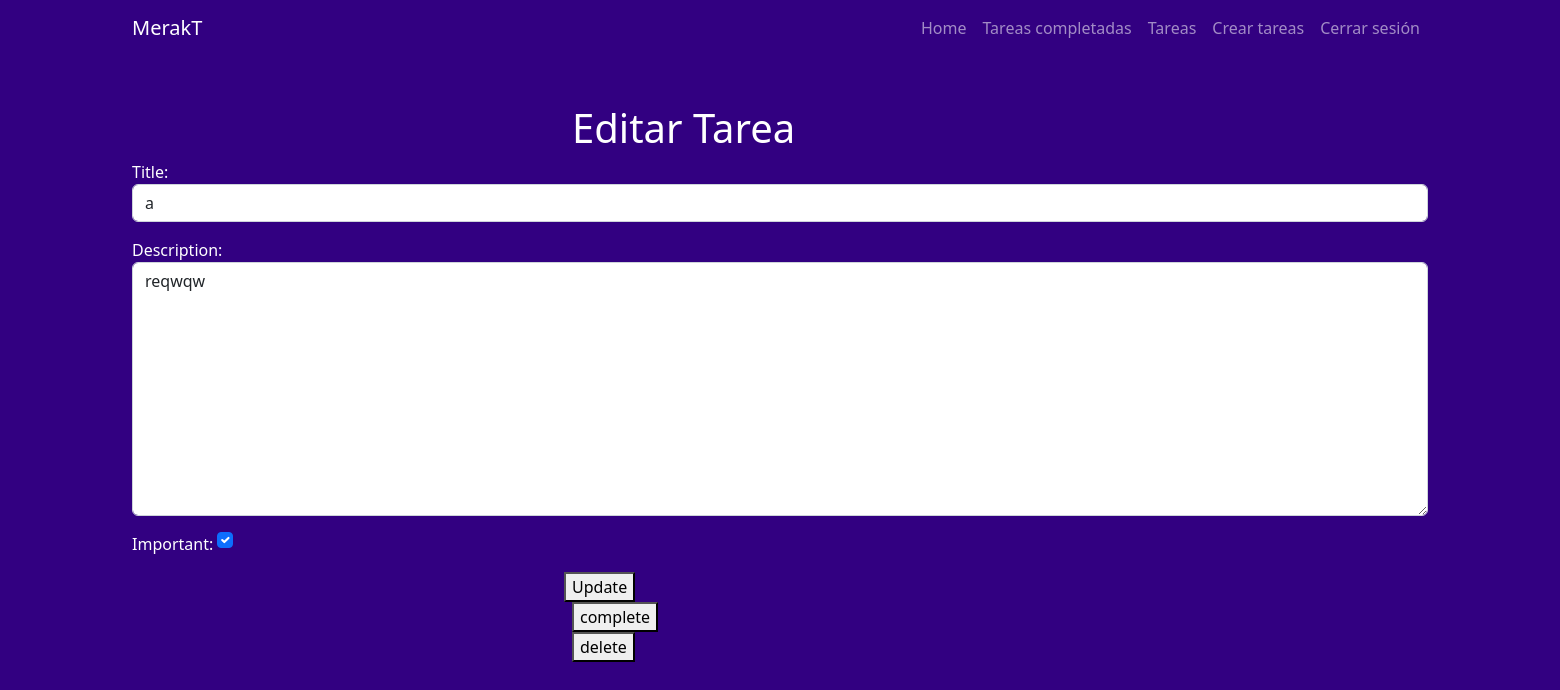
/tasks/4 (signed in), run on an earlier commit of the app's database.
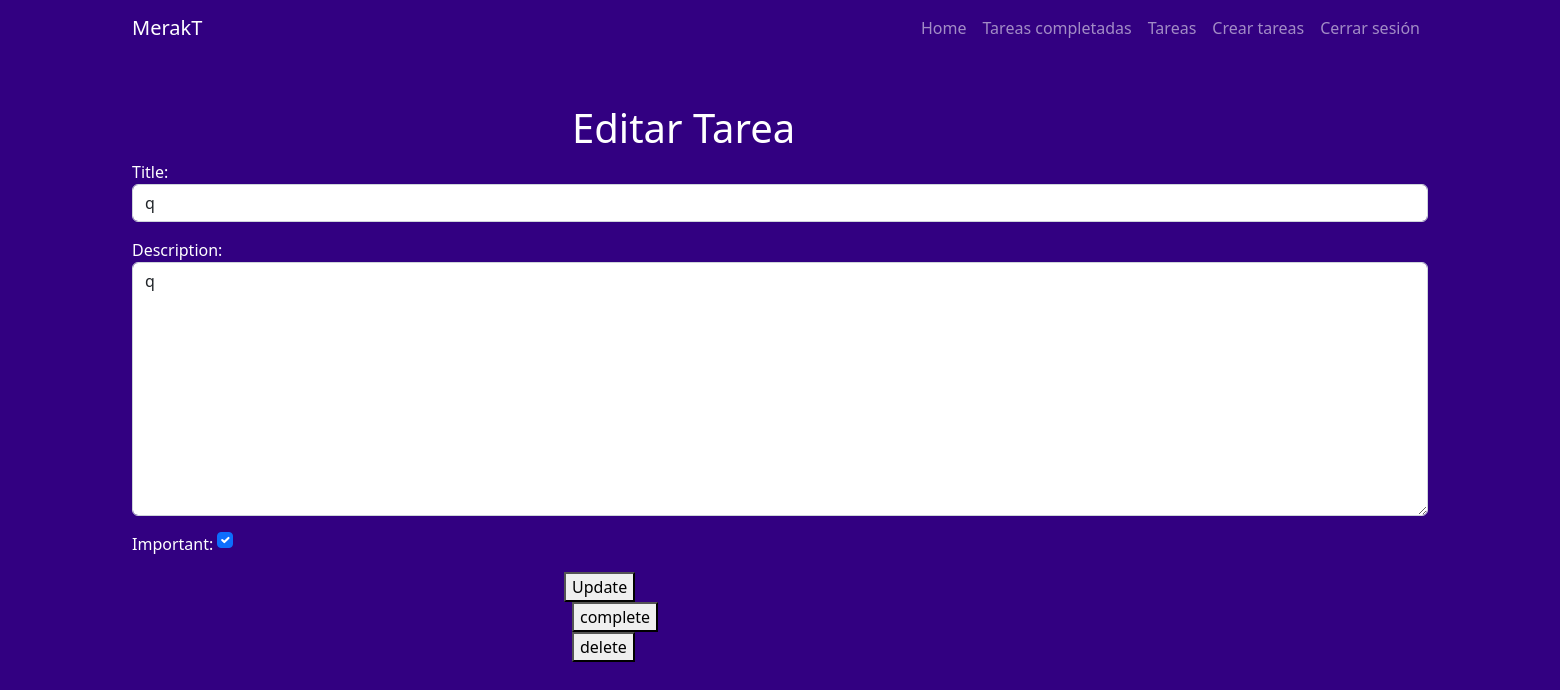
And on a later commit of the database.
### tasks/models.py (models this page shows, shortened)
class Task(models.Model): #crea una tabla en sql
  title = models.CharField(max_length=200)
  description = models.TextField(max_length=1000)
  created = models.DateTimeField(auto_now_add=True) #para la fecha que se creo
  datecompleted = models.DateTimeField(null=True, blank=True)
  important = models.BooleanField(default=False)
  user = models.ForeignKey(User, on_delete=models.CASCADE) #para poder vincular dos tablas

### tasks/views.py (the view, shortened to what this page needs)
# urls.py: path('tasks/<int:task_id>', views.task_detail, name='task_detail'), #el int id sirve para mostrar las tareas por usuarios
@login_required
def task_detail(request, task_id):
    if request.method == 'GET':
        task = get_object_or_404(Task, pk=task_id, user=request.user)
        form = TaskForm(instance=task)
        return render(request, 'task_detail.html', {'task': task, 'form': form})

### tasks/forms.py
class TaskForm(forms.ModelForm):
    class Meta:
        model = Task
        fields = ['title', 'description', 'important']
        widgets = {
            'title': forms.TextInput(attrs={'class': 'form-control', 'placeholder': 'Cual es el titulo'}),
            'description': forms.Textarea(attrs={'class': 'form-control','placeholder': 'Cual es la descripción'}),
            'important': forms.CheckboxInput(attrs={'class': 'form-check-input m-auto'})
        }

### tasks/templates/task_detail.html (shortened to what this page needs)
{% extends 'base.html' %}
{% block content %}
<main class="container">
  <div class="row">
    <div class="cold-md-4 offset-md-4 mt-5">
      <h1 class="text-white">Editar Tarea</h1>
    </div>
      <form method="POST" class="text-white ">
        {{form.as_p}}
        <div class="cold-md-4 offset-md-4">
          <button>
            Update
          </button>
        </div>
      </form>
      <div class="cold-md-4 offset-md-4 ">
        <form action="{% url 'complete_task' task.id %}" method="POST">
          <button>
            complete
          </button>
        </form>
      </div>
      <div class="cold-md-4 offset-md-4">
        <form action="{% url 'delete_task' task.id %}" method="POST">
          <button>
            delete
          </button>
        </form>
      </div>
  </div>
</main>
{% endblock %}

What changed in the data, as far as the page shows it:
changed Task: title "a" → "q"; description "reqwqw" → "q"
